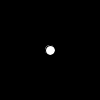
Frame 1 (no input)
Frame 60 (the mouse pressed at the canvas centre just before this capture): identical to frame 1, image omitted
Frame 120 (the mouse held since frame 60 and released just before this capture): identical to frame 1, image omitted

The Processing sketch that drew this single still picture (run headless with seeded random() and noise(); from frame 60 on, the mouse is pressed at the canvas centre):

// Processing sketch: twoApplets
// ── twoApplets.pde
void setup() {
  size(100, 100);

  String[] args = {"YourSketchNameHere"};
  SecondApplet sa = new SecondApplet();
  PApplet.runSketch(args, sa);
}

void draw() {
  background(0);
  ellipse(50, 50, 10, 10);
}     

public class SecondApplet extends PApplet {

  public void settings() {
    size(200, 100);
  }
  public void draw() {
    background(255);
    fill(0);
    ellipse(100, 50, 10, 10);
  }
}
